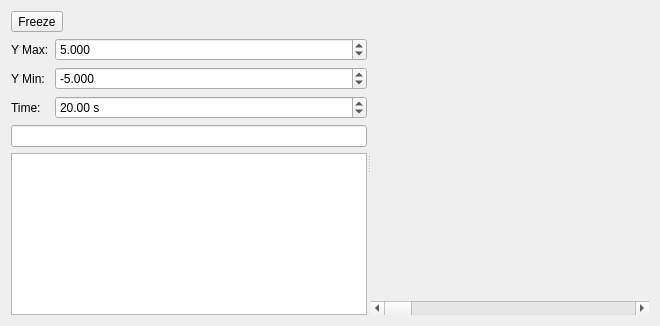
<?xml version="1.0" encoding="UTF-8"?>
<ui version="4.0">
 <class>Plotter</class>
 <widget class="QWidget" name="Plotter">
  <property name="geometry">
   <rect>
    <x>0</x>
    <y>0</y>
    <width>660</width>
    <height>326</height>
   </rect>
  </property>
  <property name="windowTitle">
   <string>Plotter</string>
  </property>
  <layout class="QVBoxLayout" name="verticalLayout_3">
   <item>
    <widget class="QSplitter" name="splitter">
     <property name="orientation">
      <enum>Qt::Horizontal</enum>
     </property>
     <widget class="QWidget" name="layoutWidget">
      <layout class="QVBoxLayout" name="verticalLayout">
       <item>
        <widget class="QToolButton" name="btnFreeze">
         <property name="text">
          <string>Freeze</string>
         </property>
         <property name="checkable">
          <bool>true</bool>
         </property>
        </widget>
       </item>
       <item>
        <layout class="QFormLayout" name="formLayout">
         <item row="0" column="0">
          <widget class="QLabel" name="label_2">
           <property name="text">
            <string>Y Max:</string>
           </property>
          </widget>
         </item>
         <item row="0" column="1">
          <widget class="QDoubleSpinBox" name="spinYMax">
           <property name="decimals">
            <number>3</number>
           </property>
           <property name="minimum">
            <double>-1000.000000000000000</double>
           </property>
           <property name="maximum">
            <double>1000.000000000000000</double>
           </property>
           <property name="value">
            <double>5.000000000000000</double>
           </property>
          </widget>
         </item>
         <item row="1" column="0">
          <widget class="QLabel" name="label">
           <property name="text">
            <string>Y Min:</string>
           </property>
          </widget>
         </item>
         <item row="1" column="1">
          <widget class="QDoubleSpinBox" name="spinYMin">
           <property name="decimals">
            <number>3</number>
           </property>
           <property name="minimum">
            <double>-1000.000000000000000</double>
           </property>
           <property name="maximum">
            <double>1000.000000000000000</double>
           </property>
           <property name="value">
            <double>-5.000000000000000</double>
           </property>
          </widget>
         </item>
         <item row="2" column="0">
          <widget class="QLabel" name="label_3">
           <property name="text">
            <string>Time:</string>
           </property>
          </widget>
         </item>
         <item row="2" column="1">
          <widget class="QDoubleSpinBox" name="spinDuration">
           <property name="suffix">
            <string> s</string>
           </property>
           <property name="minimum">
            <double>0.100000000000000</double>
           </property>
           <property name="maximum">
            <double>60.000000000000000</double>
           </property>
           <property name="value">
            <double>20.000000000000000</double>
           </property>
          </widget>
         </item>
        </layout>
       </item>
       <item>
        <widget class="QLineEdit" name="lineSearch"/>
       </item>
       <item>
        <widget class="QTreeView" name="tree">
         <property name="editTriggers">
          <set>QAbstractItemView::NoEditTriggers</set>
         </property>
         <attribute name="headerVisible">
          <bool>false</bool>
         </attribute>
        </widget>
       </item>
      </layout>
     </widget>
     <widget class="QWidget" name="verticalLayoutWidget">
      <layout class="QVBoxLayout" name="verticalLayout_2">
       <property name="spacing">
        <number>0</number>
       </property>
       <item>
        <widget class="PlotterWidget" name="widget" native="true">
         <property name="sizePolicy">
          <sizepolicy hsizetype="Expanding" vsizetype="Expanding">
           <horstretch>0</horstretch>
           <verstretch>0</verstretch>
          </sizepolicy>
         </property>
         <property name="minimumSize">
          <size>
           <width>200</width>
           <height>0</height>
          </size>
         </property>
        </widget>
       </item>
       <item>
        <widget class="QScrollBar" name="timeScroll">
         <property name="orientation">
          <enum>Qt::Horizontal</enum>
         </property>
        </widget>
       </item>
      </layout>
     </widget>
    </widget>
   </item>
  </layout>
 </widget>
 <customwidgets>
  <customwidget>
   <class>PlotterWidget</class>
   <extends>QWidget</extends>
   <header>extlibs/er_force_plotter/plotterwidget.h</header>
   <container>1</container>
  </customwidget>
 </customwidgets>
 <resources/>
 <connections/>
</ui>
